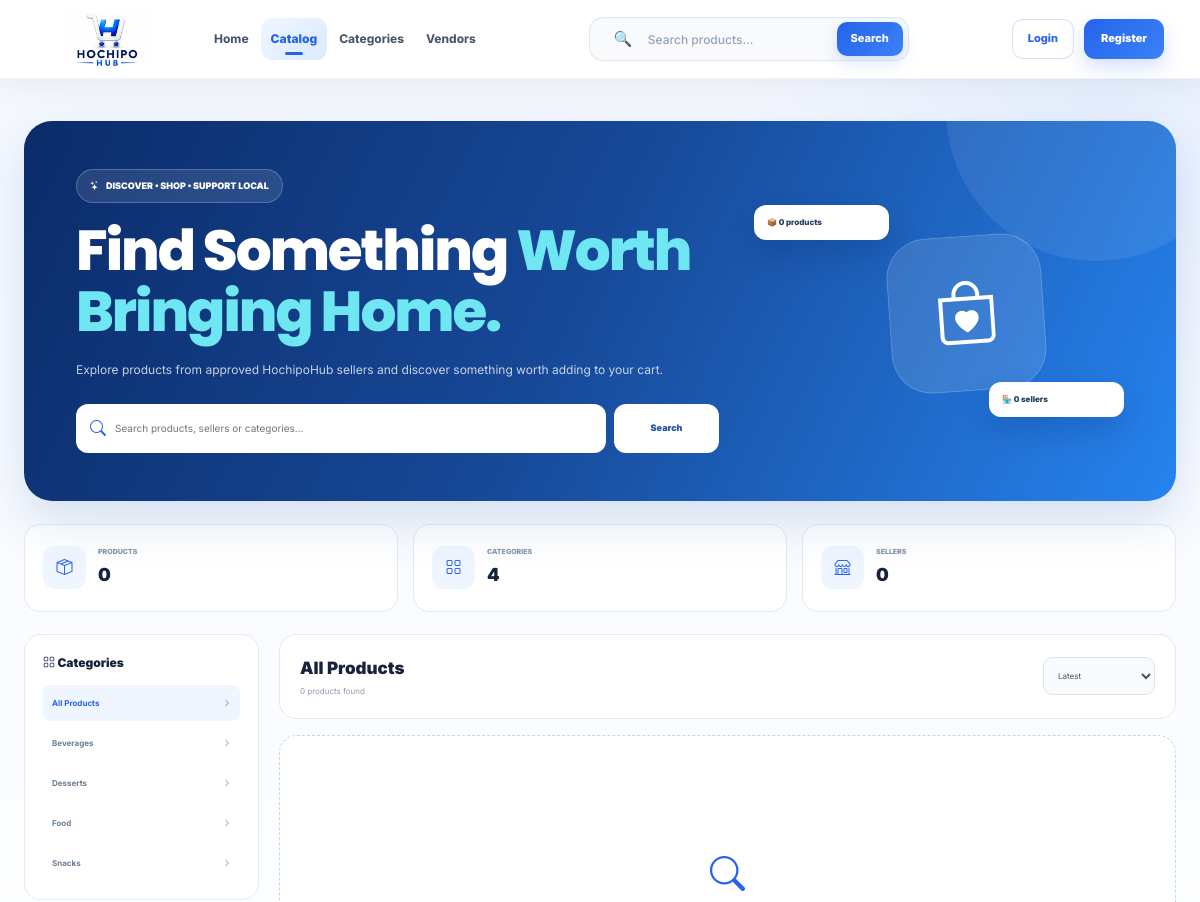
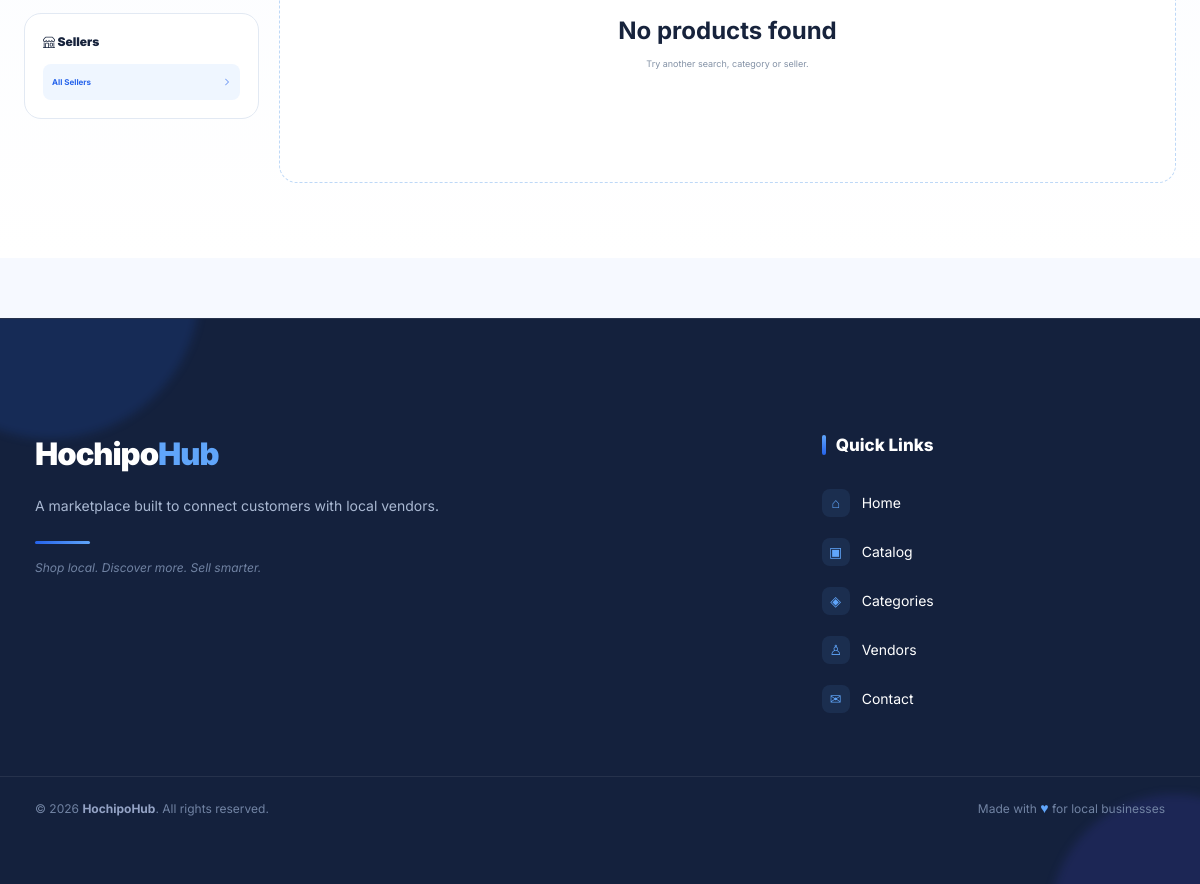
Screenshot of /catalog.php with the database file from the repository (2 pictures, top to bottom).
### tables this page shows
CREATE TABLE IF NOT EXISTS categories (

    category_id INT AUTO_INCREMENT PRIMARY KEY,

    category_name VARCHAR(100)
        NOT NULL
        UNIQUE,

    category_image VARCHAR(255) NULL,

    created_at DATETIME NOT NULL
        DEFAULT CURRENT_TIMESTAMP

);

### catalog.php (the view, shortened to what the rows shown need)
<?php
$db = getDB();
if (!function_exists('catalogEscape')) {
    function catalogEscape($value): string
    {
        return htmlspecialchars(
            (string) $value,
            ENT_QUOTES,
            'UTF-8'
        );
    }
}
if (!function_exists('catalogBuildUrl')) {
    function catalogBuildUrl(array $changes = []): string
    {
        $params = $_GET;
        foreach ($changes as $key => $value) {
            if (
                $value === null ||
                $value === '' ||
                $value === 0
            ) {
                unset($params[$key]);
            } else {
                $params[$key] = $value;
            }
        }
        $query = http_build_query($params);
        return
            BASE_URL .
            'catalog.php' .
            ($query !== '' ? '?' . $query : '');
    }
}
$userId =
    isset($_SESSION['user_id'])
        ? (int) $_SESSION['user_id']
        : 0;
$currentRole =
    strtolower(
        trim(
            (string) (
                $_SESSION['role']
                ?? $_SESSION['user_role']
                ?? ''
            )
        )
    );
$isCustomerLoggedIn =
    $userId > 0 &&
    $currentRole === 'customer';
$csrfToken = '';
$search =
    trim(
        (string) (
            $_GET['search']
            ?? ''
        )
    );
$categoryId =
    (int) (
        $_GET['category']
        ?? 0
    );
$categories = [];
try {
    $stmt = $db->query("
        SELECT
            category_id,
            category_name
        FROM categories
        ORDER BY category_name ASC
    ");
    $categories =
        $stmt->fetchAll(
            PDO::FETCH_ASSOC
        );
} catch (Throwable $e) {
    $categories = [];
}
$activeCategoryName = '';
$activeVendorName = '';
$orderBy = 'p.created_at DESC';
$sql = "
    SELECT
        p.product_id,
        p.vendor_id,
        p.category_id,
        p.product_name,
        p.description,
        p.price,
        p.stock_quantity,
        p.image,
        p.status,
        p.created_at,
        v.business_name,
        c.category_name
    FROM products p
    INNER JOIN vendors v
        ON p.vendor_id = v.vendor_id
    INNER JOIN users u
        ON v.user_id = u.user_id
    INNER JOIN categories c
        ON p.category_id = c.category_id
    WHERE p.stock_quantity > 0
    AND LOWER(p.status) IN (
        'available',
        'active'
    )
    AND LOWER(v.approval_status) = 'approved'
    AND LOWER(u.status) = 'active'
";
$params = [];
$sql .= "
    ORDER BY {$orderBy}
";
try {
    $stmt =
        $db->prepare($sql);
    $stmt->execute($params);
    $products =
        $stmt->fetchAll(
            PDO::FETCH_ASSOC
        );
} catch (Throwable $e) {
    $products = [];
}
require_once __DIR__ .
    '/includes/header.php';
?>
<main class="hh-catalog-page">
    <div class="hh-catalog-container">
        <section class="hh-catalog-hero">
            <div class="hh-catalog-hero-copy">
                <h1>
                    Find Something
                    <span>
                        Worth Bringing Home.
                    </span>
                </h1>
            </div>
        </section>
        <section class="hh-catalog-layout">
            <aside class="hh-catalog-sidebar">
                <div class="hh-filter-card">
                    <div class="hh-filter-list">
                        <a
                            href="<?= catalogEscape(
                                catalogBuildUrl([
                                    'category' => null
                                ])
                            ) ?>"
                            class="<?= $categoryId === 0
                                ? 'active'
                                : '' ?>"
                        >
                            All Products
                            <i class="bi bi-chevron-right"></i>
                        </a>
                        <?php foreach (
                            $categories
                            as $category
                        ): ?>
                            <a
                                href="<?= catalogEscape(
                                    catalogBuildUrl([
                                        'category' =>
                                            (int)
                                            $category[
                                                'category_id'
                                            ]
                                    ])
                                ) ?>"
                                class="<?= $categoryId ===
                                (int)
                                $category['category_id']
                                    ? 'active'
                                    : '' ?>"
                            >
                                <?= catalogEscape(
                                    $category[
                                        'category_name'
                                    ]
                                ) ?>
                                <i class="bi bi-chevron-right"></i>
                            </a>
                        <?php endforeach; ?>
                    </div>
                </div>
            </aside>
            <div>
                <section class="hh-catalog-toolbar">
                    <div>
                        <h2>
                            <?php if ($activeCategoryName !== ''): ?>
                                <?= catalogEscape(
                                    $activeCategoryName
                                ) ?>
                            <?php elseif ($activeVendorName !== ''): ?>
                                <?= catalogEscape(
                                    $activeVendorName
                                ) ?>
                            <?php elseif ($search !== ''): ?>
                                Search Results
                            <?php else: ?>
                                All Products
                            <?php endif; ?>
                        </h2>
                    </div>
                </section>
                <?php if (!empty($products)): ?>
                    <div class="hh-catalog-grid">
                        <?php foreach (
                            $products
                            as $product
                        ): ?>
                            <?php
                            $productId =
                                (int)
                                $product['product_id'];
                            $productImage =
                                catalogProductImage(
                                    $product['image']
                                    ?? ''
                                );
                            ?>
                            <article class="hh-product-card">
                                <div class="hh-product-image">
                                    <a
                                        href="product_details.php?id=<?= $productId ?>"
                                    >
                                        <?php if ($productImage !== ''): ?>
                                            <img
                                                src="<?= catalogEscape(
                                                    $productImage
                                                ) ?>"
                                                alt="<?= catalogEscape(
                                                    $product[
                                                        'product_name'
                                                    ]
                                                ) ?>"
                                                loading="lazy"
                                            >
                                        <?php else: ?>
                                            <i
                                                class="bi bi-image"
                                                style="
                                                    font-size:35px;
                                                    color:#2563eb;
                                                "
                                            ></i>
                                        <?php endif; ?>
                                    </a>
                                    <span class="hh-product-category">
                                        <?= catalogEscape(
                                            $product[
                                                'category_name'
                                            ]
                                        ) ?>
                                    </span>
                                    <span class="hh-product-stock">
                                        <?= (int)
                                            $product[
                                                'stock_quantity'
                                            ] ?>
                                        in stock
                                    </span>
                                    <?php if ($isCustomerLoggedIn): ?>
                                        <button
                                            type="button"
                                            class="
                                                hh-wishlist-button
                                                js-wishlist-button
                                            "
                                            data-product-id="<?= $productId ?>"
                                            data-csrf="<?= catalogEscape(
                                                $csrfToken
                                            ) ?>"
                                            title="Add to wishlist"
                                        >
                                            <i class="bi bi-heart-fill"></i>
                                        </button>
                                    <?php endif; ?>
                                </div>
                                <div class="hh-product-body">
                                    <div class="hh-product-vendor">
                                        <i class="bi bi-shop"></i>
                                        <?= catalogEscape(
                                            $product[
                                                'business_name'
                                            ]
                                        ) ?>
                                    </div>
                                    <h3>
                                        <a
                                            href="product_details.php?id=<?= $productId ?>"
                                        >
                                            <?= catalogEscape(
                                                $product[
                                                    'product_name'
                                                ]
                                            ) ?>
                                        </a>
                                    </h3>
                                    <p class="hh-product-description">
                                        <?= catalogEscape(
                                            $product[
                                                'description'
                                            ]
                                            ?: 'Discover this product from HochipoHub.'
                                        ) ?>
                                    </p>
                                    <div class="hh-product-footer">
                                        <div class="hh-product-price">
                                            <small>
                                                PRICE
                                            </small>
                                            <strong>
                                                RM
                                                <?= number_format(
                                                    (float)
                                                    $product[
                                                        'price'
                                                    ],
                                                    2
                                                ) ?>
                                            </strong>
                                        </div>
                                        <?php if ($isCustomerLoggedIn): ?>
                                            <button
                                                type="button"
                                                class="
                                                    hh-add-cart
                                                    js-add-cart
                                                "
                                                data-product-id="<?= $productId ?>"
                                                data-csrf="<?= catalogEscape(
                                                    $csrfToken
                                                ) ?>"
                                            >
                                                <i class="bi bi-cart-plus"></i>
                                                Add
                                            </button>
                                        <?php elseif ($userId <= 0): ?>
                                            <a
                                                href="index.php?login=1"
                                                class="hh-add-cart"
                                            >
                                                Login
                                            </a>
                                        <?php else: ?>
                                            <button
                                                type="button"
                                                class="hh-add-cart"
                                                disabled
                                            >
                                                Customer Only
                                            </button>
                                        <?php endif; ?>
                                    </div>
                                </div>
                            </article>
                        <?php endforeach; ?>
                    </div>
                <?php else: ?>
                    <div class="hh-catalog-empty">
                        <h2>
                            No products found
                        </h2>
                    </div>
                <?php endif; ?>
            </div>
        </section>
    </div>
</main>

### rows the page displays
categories: category_name "Beverages"
categories: category_name "Desserts"
categories: category_name "Food"
categories: category_name "Snacks"

### other values shown
$productCount "0"
$vendorCount "0"
$categoryCount "4"
